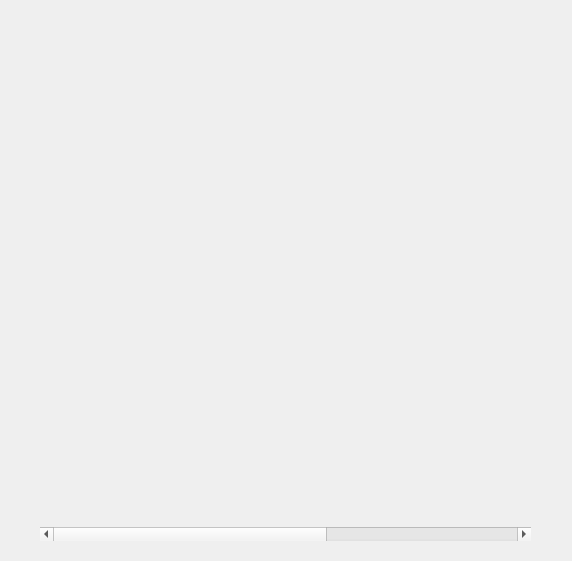
<?xml version="1.0" encoding="UTF-8"?>
<ui version="4.0">
 <class>webcamwindow</class>
 <widget class="QDialog" name="webcamwindow">
  <property name="geometry">
   <rect>
    <x>0</x>
    <y>0</y>
    <width>572</width>
    <height>561</height>
   </rect>
  </property>
  <property name="windowTitle">
   <string>Dialog</string>
  </property>
  <widget class="QWidget" name="">
   <property name="geometry">
    <rect>
     <x>40</x>
     <y>40</y>
     <width>491</width>
     <height>501</height>
    </rect>
   </property>
   <layout class="QVBoxLayout" name="verticalLayout">
    <property name="spacing">
     <number>30</number>
    </property>
    <item>
     <widget class="QLabel" name="webcamlab">
      <property name="text">
       <string/>
      </property>
     </widget>
    </item>
    <item>
     <widget class="QScrollBar" name="bitScrollBar">
      <property name="maximum">
       <number>7</number>
      </property>
      <property name="pageStep">
       <number>10</number>
      </property>
      <property name="orientation">
       <enum>Qt::Horizontal</enum>
      </property>
     </widget>
    </item>
   </layout>
  </widget>
 </widget>
 <resources/>
 <connections/>
</ui>
